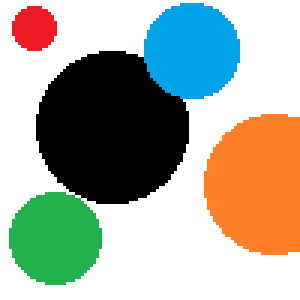
#> input picture Circle Hough transform/circles.bmp, 100 x 100 px (shown 3 times larger)
$ python circle_hough_transform.py
#> lines starting #> are read from the running program, lines starting #| are printed output that depends on the picture
#!/usr/bin/env python3
# Circle Hough transform
# we will implement step by step circle hough transform.

# %%
from matplotlib import pyplot as plt
import cv2
import numpy as np

figsize = (10, 10)

# ## Import an image
# %%
im3 = cv2.imread("circles.bmp")
#> im3 is the input picture: shape (100, 100, 3); mean B, G, R 158.2, 171, 167
im3 = cv2.cvtColor(im3, cv2.COLOR_BGR2RGB)
im = cv2.cvtColor(im3, cv2.COLOR_BGR2GRAY)
plt.figure(figsize=figsize)
plt.imshow(im3, cmap='gray', vmin=0, vmax=255)
plt.title("original image")
plt.show()

blur_image = cv2.GaussianBlur(im, (3, 3), 0)

# ## Find edges of an image using Canny
# %%
# Canny edge detection of image

canny = cv2.Canny(im, 127, 255)
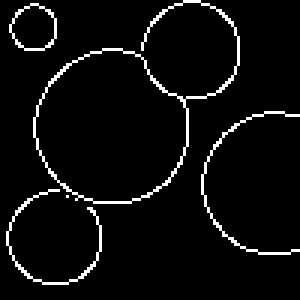
#> canny: shape (100, 100) (shown 3 times larger); 4.8% white in thin lines or dots
plt.figure(figsize=figsize)
plt.imshow(canny)
plt.title("canny  image")
plt.show()

# ## Initialize accumulation matrix
# %%
# state parameters for accumulation matrix

r_step = 1
rmax = np.sqrt(im.shape[0] ** 2 + im.shape[1] ** 2)
#> rmax = 141.4
r_vec = np.arange(0, rmax, r_step)
#> r_vec = 142 values from 0 to 141
a_vec = np.arange(0, im.shape[1], 1)
#> a_vec = 100 values from 0 to 99
b_vec = np.arange(0, im.shape[0], 1)
#> b_vec = 100 values from 0 to 99

# init accumulation matrix (one line)
acc_mat = np.zeros((a_vec.shape[0], b_vec.shape[0],
                    r_vec.shape[0]))  # in this case we also need radius due to a circles we need to detect

# ## Fill accumulation matrix
# %%
# get indices of edges
edge_inds = np.argwhere(canny > 0)
#> edge_inds = 484 pairs, first value 0 to 94, second value 2 to 99
# run on all a,b and edge indices and find corresponding R
for yx in edge_inds:
    x = yx[1]
    y = yx[0]
    print('point:', (x, y))
    for a, a0 in enumerate(a_vec):
        for b, b0 in enumerate(b_vec):
            # find best corresponding r0 (1 line)

            r0 = np.sqrt((x - a0) ** 2 + (y - b0) ** 2)
            r_ind = np.argmin(np.abs(r0 - r_vec))
            # update accumulation matrix (one line)
            acc_mat[a, b, r_ind] += 1
#> this loop made 484 passes
#> (yx, x, y) on passes 1 to 3: ([0, 61], 61, 0), ([0, 62], 62, 0), ([0, 63], 63, 0)
#| point: (61, 0)
#| point: (62, 0)
#| point: (63, 0)
#| point: (64, 0)
#| point: (65, 0)
#| point: (66, 0)
#| point: (10, 1)
#| point: (11, 1)
#> (further printed lines are left out)
# %%
plt.figure(figsize=figsize)
plt.imshow(np.max(acc_mat, axis=2))
plt.xlabel('a')
plt.ylabel('b')
plt.title('accumulation matrix maxed over r axis')
plt.colorbar()
plt.show()
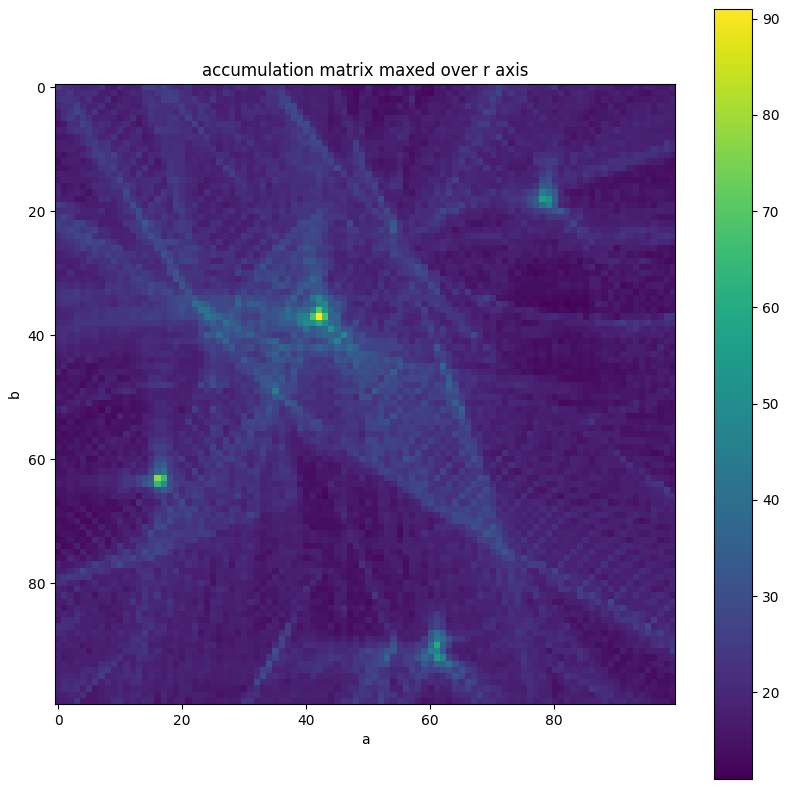
#> figure drawn by matplotlib, 2 panels

# ## Threshold accumulation matrix
# %%
TH = 50
acc_mat_th = acc_mat > TH

# ## Min distance
# This is a new feature that deals with noise in the accumulation matrix.
# 1. Search in the neighborhood of each above TH bin for other above TH bins
# 2. compare the two and delete the less important one
# %%
edge_inds = np.argwhere(acc_mat_th > 0)
#> edge_inds = 19 rows, first 8: [18, 78, 16], [18, 79, 15], [36, 42, 25], [36, 42, 26], [36, 43, 25], [37, 41, 25], [37, 41, 26], [37, 42, 25]

min_dist = 15

acc_mat_th_dist = acc_mat_th.copy()
# run on all above TH bins
for i in range(edge_inds.shape[0]):
    b0, a0, r0 = edge_inds[i]

    # search in all other above TH bins
    for j in range(i + 1, edge_inds.shape[0]):
        b1, a1, r1 = edge_inds[j]

        # if the two above are neighbors (below min_dist) - delete the less important
        if ((r0 - r1) * r_step) ** 2 + ((a0 - a1)) ** 2 + ((b0 - b1)) ** 2 < min_dist ** 2:
            if acc_mat[b0, a0, r0] >= acc_mat[b1, a1, r1]:
                # one line fill here
                acc_mat_th_dist[b1, a1, r1] = 0
            else:
                # one line fill here
                acc_mat_th_dist[b0, a0, r0] = 0
#> this loop made 19 passes
#> (b0, a0, r0) on passes 1 to 12: (18, 78, 16), (18, 79, 15), (36, 42, 25), (36, 42, 26), (36, 43, 25), (37, 41, 25), (37, 41, 26), (37, 42, 25), (37, 42, 26), (37, 43, 25), (38, 42, 25), (38, 42, 26)
# %%
plt.figure(figsize=figsize)
plt.imshow(np.sum(acc_mat_th_dist, axis=2), extent=[
    b_vec.min(), b_vec.max(), a_vec.max(), a_vec.min()], aspect='auto')
plt.xlabel('a')
plt.ylabel('b')
plt.title('accumulation matrix TH and min_dist summed over r axis')
plt.colorbar()
plt.show()
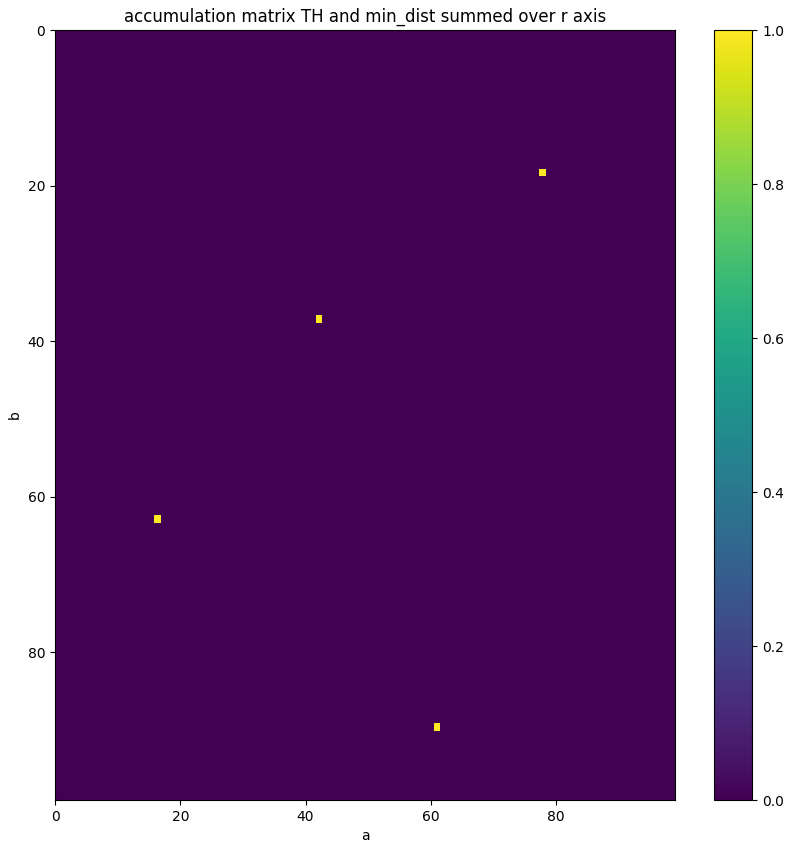
#> figure drawn by matplotlib, 2 panels

# ## Plot circles found by hough
# %%
# get indices of acc_mat_th_dist
edge_inds = np.argwhere(acc_mat_th_dist > 0)
#> edge_inds = [[18, 78, 16], [37, 42, 25], [63, 16, 16], [90, 61, 23]]

res = im3.copy()
for b_ind, a_ind, r_ind in edge_inds:
    r0 = r_vec[r_ind]
    a0 = a_vec[a_ind]
    b0 = b_vec[b_ind]

    # draw the outer circle
    res = cv2.circle(res, (int(b0), int(a0)), int(r0), (0, 255, 0), 1)
#> this loop made 4 passes
#> (b_ind, a_ind, r_ind, r0, a0, b0) on passes 1 to 4: (18, 78, 16, 16, 78, 18), (37, 42, 25, 25, 42, 37), (63, 16, 16, 16, 16, 63), (90, 61, 23, 23, 61, 90)
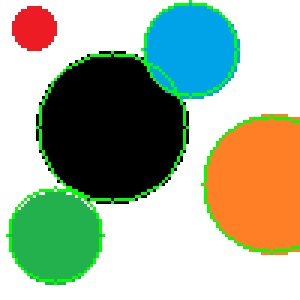
#> res: shape (100, 100, 3) (shown 3 times larger); mean R, G, B 163.3, 176.4, 153.9

plt.figure(figsize=figsize)
plt.imshow(res)
plt.title("final result")
plt.show()
# ## Comparison to cv2.HoughCircles
# %%
res = im3.copy()

# explanation can ve found here:
# https://docs.opencv.org/3.4/d4/d70/tutorial_hough_circle.html
circles = cv2.HoughCircles(im, cv2.HOUGH_GRADIENT, 1, 10, param1=100, param2=8, minRadius=5, maxRadius=30)
#> circles = [[63.5, 16.5, 16], [37.5, 41.5, 25.6], [90.5, 60.5, 23.6], [19.5, 78.5, 15.8], [10.5, 9.5, 7]]

for xyr in circles[0, :]:
    # draw the outer circle
    res = cv2.circle(res, (xyr[0], xyr[1]), int(xyr[2]), (0, 255, 0), 1)
#> this loop made 5 passes
#> res: shape (100, 100, 3); mean R, G, B 162.5, 176.6, 153.3

plt.figure(figsize=figsize)
plt.imshow(res)
plt.title("final result- cv2.HoughCircles")
plt.show()

# Now let's try something a bit more complex...
# Let's identify coins!
# in the image given below we want to detect each coin currency,
# and we'll do it with cv2.HoughCircles!
# %%
im3 = cv2.imread("coins.png")
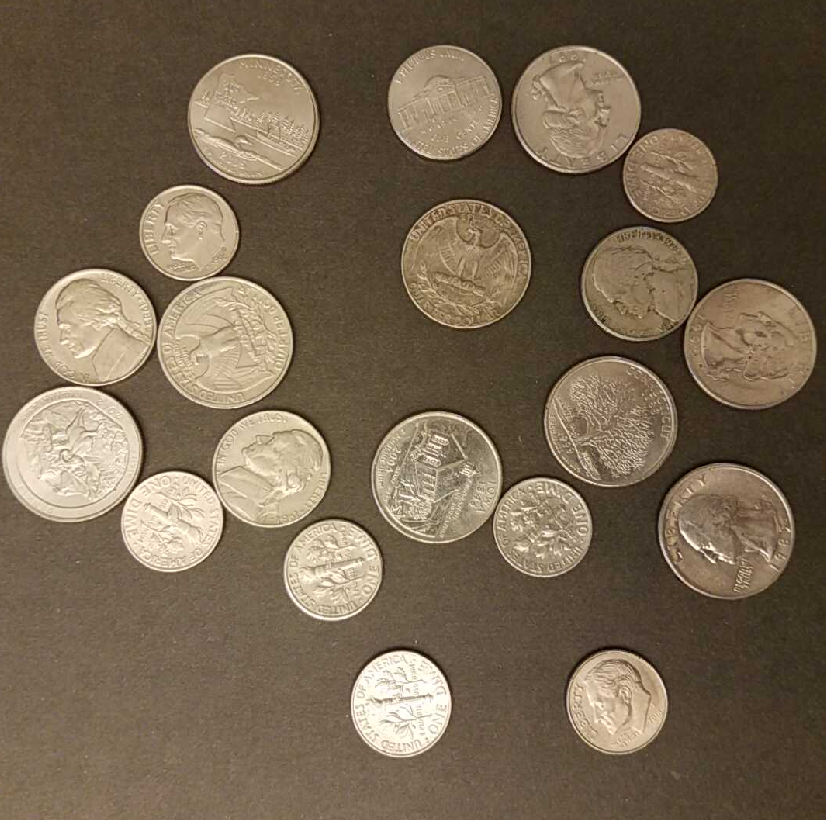
#> input picture Circle Hough transform/coins.png, 826 x 820 px
#> im3 is the input picture: shape (820, 826, 3); mean B, G, R 79.4, 100.5, 116.9
im3 = cv2.cvtColor(im3, cv2.COLOR_BGR2RGB)
im = cv2.cvtColor(im3, cv2.COLOR_RGB2GRAY)
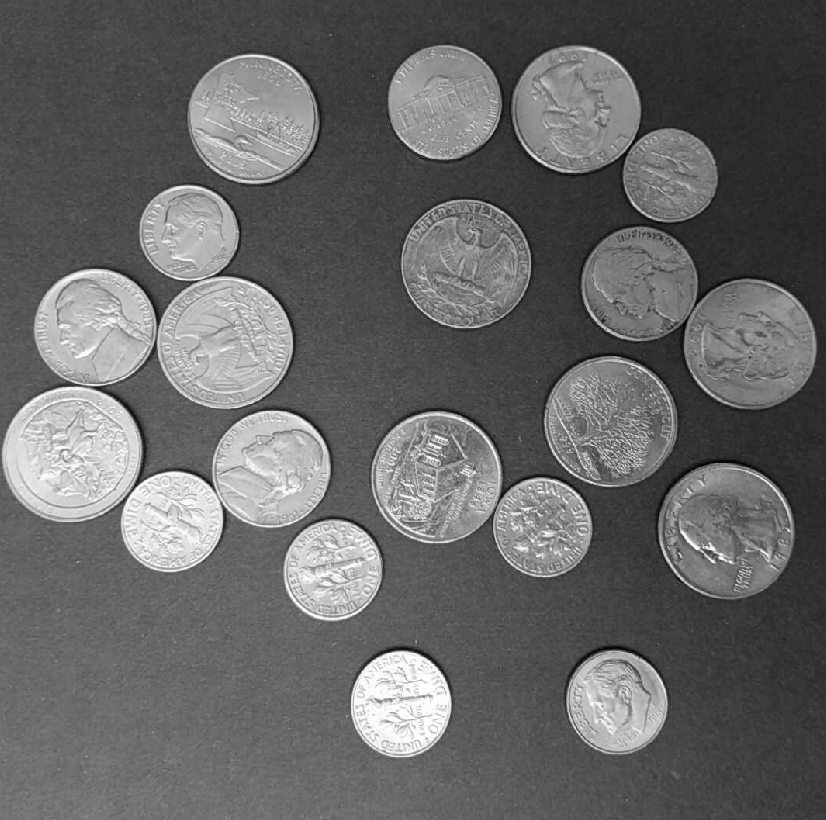
#> im: shape (820, 826); min 3, max 254, mean 103
res = im3.copy()


plt.figure(figsize=figsize)
plt.imshow(im3)
plt.title('Coins')
plt.show()
#
# detect the right circle dimeter and place
acc_ratio = 1.5
min_dist = 105
canny_upper_th = 100
acc_th = 85

circles = cv2.HoughCircles(im, cv2.HOUGH_GRADIENT, acc_ratio, min_dist, param1=canny_upper_th, param2=acc_th,
                           minRadius=40, maxRadius=65)
#> circles = 20 rows, first 8: [437.2, 479.2, 64.15], [251.2, 116.2, 62.5], [222.8, 344.2, 64.15], [750.8, 344.2, 64.15], [468.8, 264.8, 62.5], [542.2, 527.2, 49.3], [63.75, 456.8, 62.5], [611.2, 419.2, 62.5]
# circles = cv2.HoughCircles(im, cv2.HOUGH_GRADIENT, dp=1.5, minDist=105, param1=100, param2=85, minRadius=40, maxRadius=65)
# === font vars
font = cv2.FONT_HERSHEY_SIMPLEX
bottomLeftCornerOfText = (10, 500)
fontScale = 0.8
fontColor = (0, 0, 0)
lineType = 2

# ==== for each detected circle
for xyr in circles[0, :]:
    # draw the outer circle
    res = cv2.circle(res, (xyr[0], xyr[1]), int(xyr[2]), (0, 255, 0), 3)
    print(xyr[2])

    coins_name = ['Quarter', 'Nickel', 'Dime']
    if xyr[2] > 60.85:
        cv2.putText(res, coins_name[0], (xyr[0], xyr[1]), cv2.FONT_HERSHEY_TRIPLEX, 1, (255, 255, 100))
    elif xyr[2] < 60.85 and xyr[2] > 51.35:
        cv2.putText(res, coins_name[1], (xyr[0], xyr[1]), cv2.FONT_HERSHEY_TRIPLEX, 1, (255, 255, 0))
    else:
        cv2.putText(res, coins_name[2], (xyr[0], xyr[1]), cv2.FONT_HERSHEY_TRIPLEX, 1, (255, 255, 20))

    pass
#> this loop made 20 passes
#> xyr on passes 1 to 12: [437.2, 479.2, 64.15], [251.2, 116.2, 62.5], [222.8, 344.2, 64.15], [750.8, 344.2, 64.15], [468.8, 264.8, 62.5], [542.2, 527.2, 49.3], [63.75, 456.8, 62.5], [611.2, 419.2, 62.5], [576.8, 108.8, 62.5], [269.2, 465.8, 60.85], [722.2, 527.2, 64.15], [89.25, 327.8, 55.9]
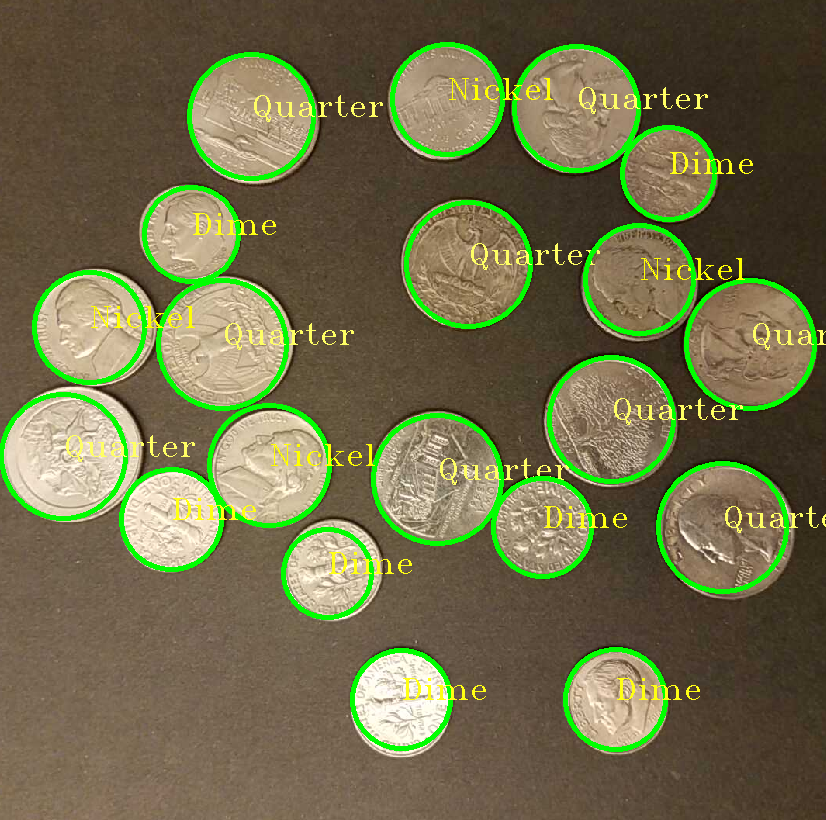
#> res: shape (820, 826, 3); mean R, G, B 110.8, 108.7, 73

plt.figure(figsize=figsize)
plt.imshow(res)
plt.title("final result- coins detection")
plt.show()

# %%
